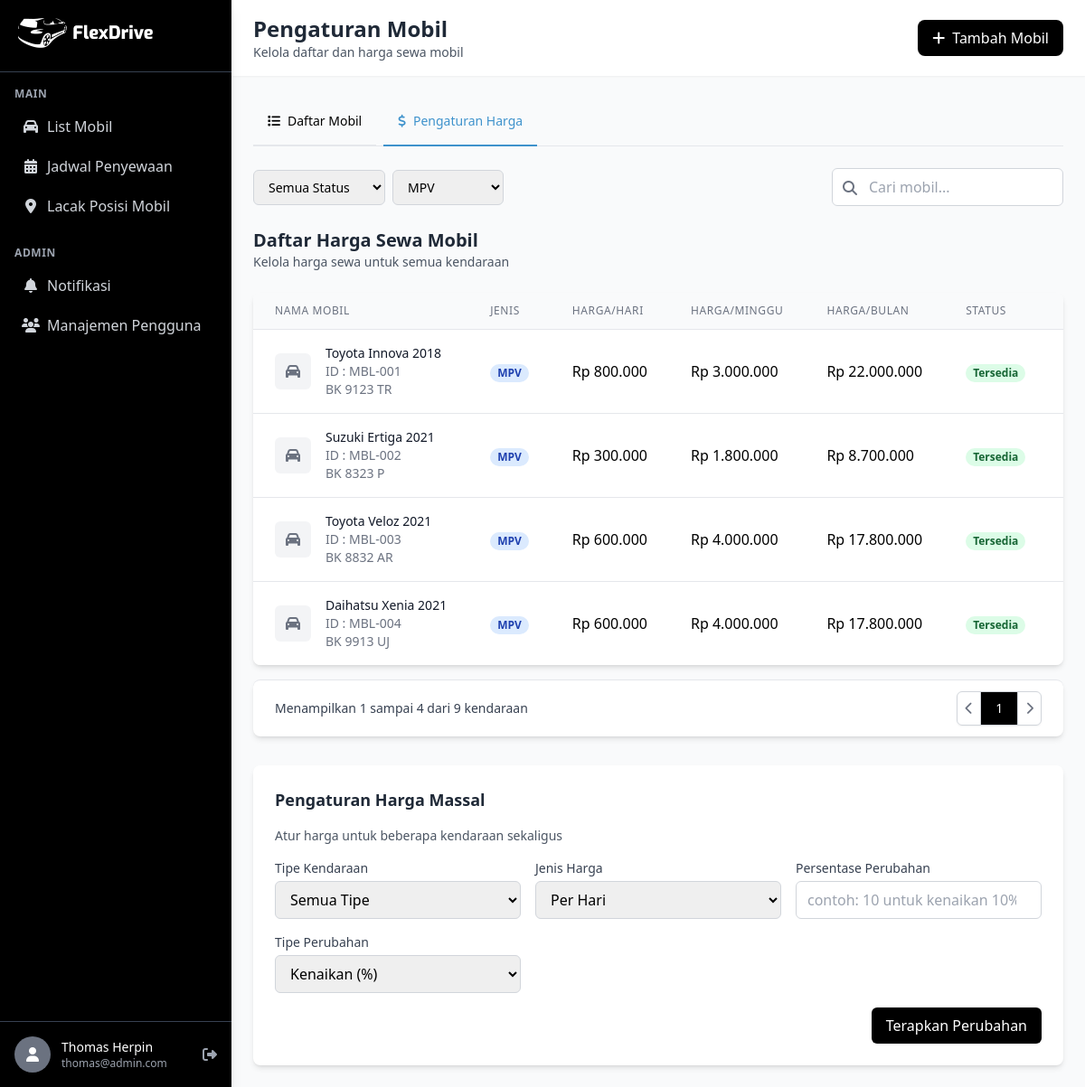
Page /pages/admin/pengaturan_harga.php?tipe=MPV (signed in) on the committed database.
### tables this page shows
CREATE TABLE `harga_mobil` (
  `id_harga` int(10) NOT NULL,
  `id_mobil` int(10) NOT NULL,
  `per_hari` decimal(10,2) NOT NULL,
  `per_minggu` decimal(10,2) NOT NULL,
  `per_bulan` decimal(10,2) NOT NULL
);

CREATE TABLE `mobil` (
  `id_mobil` int(10) NOT NULL,
  `tipe_mobil` varchar(20) NOT NULL,
  `merek_mobil` varchar(100) NOT NULL,
  `nama_mobil` varchar(100) NOT NULL,
  `tahun_produksi` int(4) NOT NULL,
  `nomor_plat` varchar(20) NOT NULL,
  `engine` varchar(100) NOT NULL,
  `bahan_bakar` varchar(100) NOT NULL,
  `transmission` varchar(100) NOT NULL,
  `interior_color` varchar(100) NOT NULL,
  `exterior_color` varchar(100) NOT NULL,
  `seats` int(10) NOT NULL,
  `status` enum('Tersedia','Sedang Disewa','Tidak Aktif') NOT NULL,
  `gambar_mobil` varchar(255) NOT NULL
);

### pages/admin/pengaturan_harga.php (the view, shortened to what this page needs)
<?php
require_once '../config.php';
$status_filter = isset($_GET['status']) ? $_GET['status'] : '';
$tipe_filter = isset($_GET['tipe']) ? $_GET['tipe'] : '';
$search_query = isset($_GET['search']) ? $_GET['search'] : '';
$query = "SELECT m.*, h.per_hari, h.per_minggu, h.per_bulan FROM mobil m INNER JOIN harga_mobil h ON m.id_mobil = h.id_mobil WHERE 1=1";
if (!empty($tipe_filter) && $tipe_filter != 'Semua Tipe') {
    $query .= " AND m.tipe_mobil = '$tipe_filter'";
}
$total_mobil_query = mysqli_query($conn, "SELECT COUNT(*) AS total FROM mobil");
$total_mobil_data = mysqli_fetch_assoc($total_mobil_query);
$total_mobil = $total_mobil_data['total'];
$ambilsemuadatamobil = mysqli_query($conn, $query);
$jumlah_ditampilkan = mysqli_num_rows($ambilsemuadatamobil);
?>
<!DOCTYPE html>
<html lang="id">
<head>
    <script src="https://cdn.tailwindcss.com"></script>
    <link href="https://cdnjs.cloudflare.com/ajax/libs/font-awesome/6.4.0/css/all.min.css" rel="stylesheet">
</head>
<body class="bg-gray-50">
    <div class="flex h-screen">
        <?php require "../sidebar_admin.php";?>
        <div class="flex-1 overflow-y-auto">
            <header class="bg-white shadow-sm">
                <div class="flex justify-between items-center py-4 px-6">
                    <div>
                        <h1 class="text-2xl font-bold text-gray-800">Pengaturan Mobil</h1>
                        <p class="text-sm text-gray-600">Kelola daftar dan harga sewa mobil</p>
                    </div>
                    <div class="flex items-center">
                        <a href="tambah_mobil.php"><button class="bg-black hover:bg-gray-800 text-white px-4 py-2 rounded-lg flex items-center transition-colors">
                            <i class="fas fa-plus mr-2"></i>
                            Tambah Mobil
                        </button></a>
                    </div>
                </div>
            </header>
            <main class="p-6">
                <div class="mb-6 border-b border-gray-200">
                    <ul class="flex flex-wrap -mb-px text-sm font-medium text-center" id="tabNavigation">
                        <li class="mr-2">
                            <a href="list_mobil_admin.php"><button class="inline-block p-4 border-b-2 hover:text-gray-600 hover:border-gray-300 rounded-t-lg" id="daftar-tab">
                                <i class="fas fa-list mr-2"></i>Daftar Mobil
                            </button></a>
                        </li>
                        <li class="mr-2">
                            <a href="pengaturan_harga.php"><button class="inline-block p-4 border-b-2 border-primary text-primary rounded-t-lg active" id="harga-tab">
                                <i class="fas fa-dollar-sign mr-2"></i>Pengaturan Harga
                            </button></a>
                        </li>
                    </ul>
                </div>
                <form id="filterForm" method="GET" action="pengaturan_harga.php" class="mb-6 flex flex-wrap justify-between items-center">
                    <div class="flex space-x-2 mb-2 sm:mb-0">
                        <select name="status" class="px-3 py-2 border border-gray-300 rounded-md text-sm focus:outline-none focus:ring-2 focus:ring-primary" onchange="applyFilters()">
                            <option value="Semua Status" <?= $status_filter == 'Semua Status' || empty($status_filter) ? 'selected' : '' ?>>Semua Status</option>
                        </select>
                        <select name="tipe" class="px-3 py-2 border border-gray-300 rounded-md text-sm focus:outline-none focus:ring-2 focus:ring-primary" onchange="applyFilters()">
                            <option value="MPV" <?= $tipe_filter == 'MPV' ? 'selected' : '' ?>>MPV</option>
                        </select>
                    </div>
                    <div class="relative">
                        <input type="text" name="search" placeholder="Cari mobil..." value="<?= htmlspecialchars($search_query) ?>"
                            class="pl-10 pr-4 py-2 border border-gray-300 rounded-md focus:outline-none focus:ring-2 focus:ring-primary w-full sm:w-64">
                        <button type="submit" class="absolute left-3 top-2.5 text-gray-500">
                            <i class="fas fa-search"></i>
                        </button>
                    </div>
                </form>
                <div class="mb-6 flex items-center justify-between">
                    <div>
                        <h2 class="text-xl font-semibold text-gray-800">Daftar Harga Sewa Mobil</h2>
                        <p class="text-sm text-gray-600">Kelola harga sewa untuk semua kendaraan</p>
                    </div>
                </div>
                <div class="bg-white rounded-lg shadow-md overflow-hidden">
                    <div class="overflow-x-auto">
                        <table class="min-w-full divide-y divide-gray-200">
                            <thead class="bg-gray-50">
                                <tr>
                                    <th scope="col" class="px-6 py-3 text-left text-xs font-medium text-gray-500 uppercase tracking-wider">Nama Mobil</th>
                                    <th scope="col" class="px-6 py-3 text-left text-xs font-medium text-gray-500 uppercase tracking-wider">Jenis</th>
                                    <th scope="col" class="px-6 py-3 text-left text-xs font-medium text-gray-500 uppercase tracking-wider">Harga/hari</th>
                                    <th scope="col" class="px-6 py-3 text-left text-xs font-medium text-gray-500 uppercase tracking-wider">Harga/minggu</th>
                                    <th scope="col" class="px-6 py-3 text-left text-xs font-medium text-gray-500 uppercase tracking-wider">Harga/bulan</th>
                                    <th scope="col" class="px-6 py-3 text-left text-xs font-medium text-gray-500 uppercase tracking-wider">Status</th>
                                    <th scope="col" class="px-6 py-3 text-center text-xs font-medium text-gray-500 uppercase tracking-wider">Aksi</th>
                                </tr>
                            </thead>
                            <tbody class="bg-white divide-y divide-gray-200">
                                <?php
                                    if ($jumlah_ditampilkan > 0) {
                                        while($data=mysqli_fetch_array($ambilsemuadatamobil)){
                                            $merek = $data['merek_mobil'];
                                            $nama = $data['nama_mobil'];
                                            $tahun = $data['tahun_produksi'];
                                            $plat = $data['nomor_plat'];
                                            $status = $data['status'];
                                            $tipe = $data['tipe_mobil'];
                                            $hari = number_format($data['per_hari'], 0, ',', '.');
                                            $minggu = number_format($data['per_minggu'], 0, ',', '.');
                                            $bulan = number_format($data['per_bulan'], 0, ',', '.');
                                            $id_mobil = $data['id_mobil'];
                                            $kode_mobil = 'MBL-' . sprintf('%03d', $id_mobil);
                                            $status_color = 'bg-green-100 text-green-800';
                                ?>
                                <tr>
                                    <td class="px-6 py-4 whitespace-nowrap">
                                        <div class="flex items-center">
                                            <div class="flex-shrink-0 h-10 w-10 rounded-md bg-gray-100 flex items-center justify-center">
                                                <i class="fas fa-car text-gray-500"></i>
                                            </div>
                                            <div class="ml-4">
                                                <div class="text-sm font-medium text-gray-900"><?=$merek;?> <?=$nama;?> <?=$tahun;?></div>
                                                <div class="text-sm text-gray-500">ID : <?=$kode_mobil;?></div>
                                                <div class="text-sm text-gray-500"><?=$plat;?></div>
                                            </div>
                                        </div>
                                    </td>
                                    <td class="px-6 py-4 whitespace-nowrap">
                                        <span class="px-2 inline-flex text-xs leading-5 font-semibold rounded-full bg-blue-100 text-blue-800">
                                            <?=$tipe;?>
                                        </span>
                                    </td>
                                    <td class="px-6 py-4 whitespace-nowrap">Rp <?=$hari;?></td>
                                    <td class="px-6 py-4 whitespace-nowrap">Rp <?=$minggu;?></td>
                                    <td class="px-6 py-4 whitespace-nowrap">Rp <?=$bulan;?></td>
                                    <td class="px-6 py-4 whitespace-nowrap">
                                        <span class="px-2 inline-flex text-xs leading-5 font-semibold rounded-full <?=$status_color;?>">
                                            <?=$status;?>
                                        </span>
                                    </td>
                                    <td class="px-6 py-4 whitespace-nowrap text-sm text-gray-500 text-center">
                                    </td>
                                </tr>
                                <?php
                                        }
                                    }
                                ?>
                            </tbody>
                        </table>
                    </div>
                </div>
                <div class="bg-white px-4 py-3 flex items-center justify-between border-t border-gray-200 sm:px-6 mt-4 rounded-lg shadow-md">
                    <div class="hidden sm:flex-1 sm:flex sm:items-center sm:justify-between">
                        <div>
                            <p class="text-sm text-gray-700">
                                Menampilkan <span class="font-medium">1</span> sampai <span class="font-medium"><?= $jumlah_ditampilkan; ?></span>
                                dari <span class="font-medium"><?= $total_mobil; ?></span> kendaraan
                            </p>
                        </div>
                        <div>
                            <nav class="relative z-0 inline-flex rounded-md shadow-sm -space-x-px" aria-label="Pagination">
                                <a href="#" class="relative inline-flex items-center px-2 py-2 rounded-l-md border border-gray-300 bg-white text-sm font-medium text-gray-500 hover:bg-gray-50">
                                    <i class="fas fa-chevron-left"></i>
                                </a>
                                <a href="#" class="relative inline-flex items-center px-4 py-2 border border-gray-300 bg-black text-sm font-medium text-white">
                                    1
                                </a>
                                <a href="#" class="relative inline-flex items-center px-2 py-2 rounded-r-md border border-gray-300 bg-white text-sm font-medium text-gray-500 hover:bg-gray-50">
                                    <i class="fas fa-chevron-right"></i>
                                </a>
                            </nav>
                        </div>
                    </div>
                </div>
                <div class="mt-8 bg-white p-6 rounded-lg shadow-md">
                    <h3 class="text-lg font-semibold text-gray-800 mb-4">Pengaturan Harga Massal</h3>
                    <p class="text-sm text-gray-600 mb-4">Atur harga untuk beberapa kendaraan sekaligus</p>
                    <form method="POST" action="bulk_update_harga.php" onsubmit="return validateBulkUpdate()">
                        <div class="grid grid-cols-1 md:grid-cols-3 gap-4 mb-4">
                            <div>
                                <label class="block text-sm font-medium text-gray-700 mb-1">Tipe Kendaraan</label>
                                <select name="bulk_tipe" class="w-full px-3 py-2 border border-gray-300 rounded-md focus:outline-none focus:ring-2 focus:ring-primary">
                                    <option value="">Semua Tipe</option>
                                </select>
                            </div>
                            <div>
                                <label class="block text-sm font-medium text-gray-700 mb-1">Jenis Harga</label>
                                <select name="price_type" class="w-full px-3 py-2 border border-gray-300 rounded-md focus:outline-none focus:ring-2 focus:ring-primary">
                                    <option value="per_hari">Per Hari</option>
                                </select>
                            </div>
                            <div>
                                <label class="block text-sm font-medium text-gray-700 mb-1">Persentase Perubahan</label>
                                <input type="number" name="percentage" class="w-full px-3 py-2 border border-gray-300 rounded-md focus:outline-none focus:ring-2 focus:ring-primary" placeholder="contoh: 10 untuk kenaikan 10%" min="1" required>
                            </div>
                            <div>
                                <label class="block text-sm font-medium text-gray-700 mb-1">Tipe Perubahan</label>
                                <select name="change_type" class="w-full px-3 py-2 border border-gray-300 rounded-md focus:outline-none focus:ring-2 focus:ring-primary">
                                    <option value="increase">Kenaikan (%)</option>
                                </select>
                            </div>
                        </div>
                        <div class="flex justify-end">
                            <button type="submit" class="bg-black hover:bg-gray-500 text-white px-4 py-2 rounded-md transition-colors">
                                Terapkan Perubahan
                            </button>
                        </div>
                    </form>
                </div>
            </main>
        </div>
    </div>
</body>
</html>

### rows in the picture
harga_mobil: id_mobil.merek_mobil "Toyota", id_mobil.nama_mobil "Innova", id_mobil.tahun_produksi "2018", id_mobil.id_mobil "MBL-001", id_mobil.nomor_plat "BK 9123 TR", id_mobil.tipe_mobil "MPV", per_hari "800.000", per_minggu "3.000.000", per_bulan "22.000.000", id_mobil.status "Tersedia"
harga_mobil: id_mobil.merek_mobil "Suzuki", id_mobil.nama_mobil "Ertiga", id_mobil.tahun_produksi "2021", id_mobil.id_mobil "MBL-002", id_mobil.nomor_plat "BK 8323 P", id_mobil.tipe_mobil "MPV", per_hari "300.000", per_minggu "1.800.000", per_bulan "8.700.000", id_mobil.status "Tersedia"
harga_mobil: id_mobil.merek_mobil "Toyota", id_mobil.nama_mobil "Veloz", id_mobil.tahun_produksi "2021", id_mobil.id_mobil "MBL-003", id_mobil.nomor_plat "BK 8832 AR", id_mobil.tipe_mobil "MPV", per_hari "600.000", per_minggu "4.000.000", per_bulan "17.800.000", id_mobil.status "Tersedia"
harga_mobil: id_mobil.merek_mobil "Daihatsu", id_mobil.nama_mobil "Xenia", id_mobil.tahun_produksi "2021", id_mobil.id_mobil "MBL-004", id_mobil.nomor_plat "BK 9913 UJ", id_mobil.tipe_mobil "MPV", per_hari "600.000", per_minggu "4.000.000", per_bulan "17.800.000", id_mobil.status "Tersedia"

### other values in the picture
$firstName . " " . $lastName "Thomas Herpin"
$email "thomas@admin.com"
$jumlah_ditampilkan "4"
$total_mobil "9"
